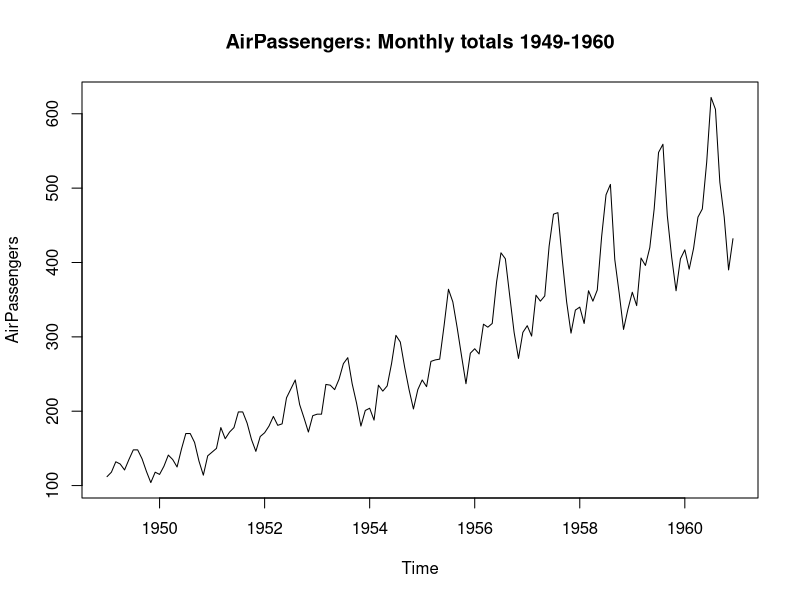
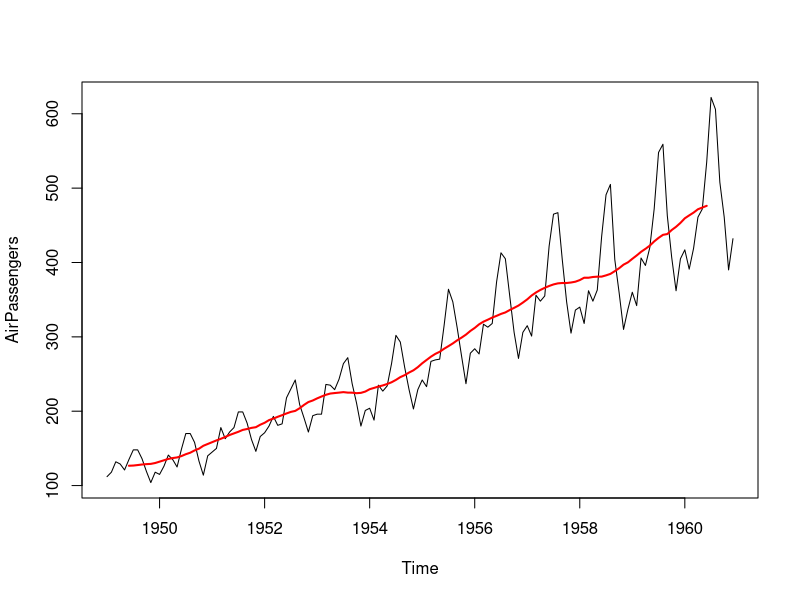
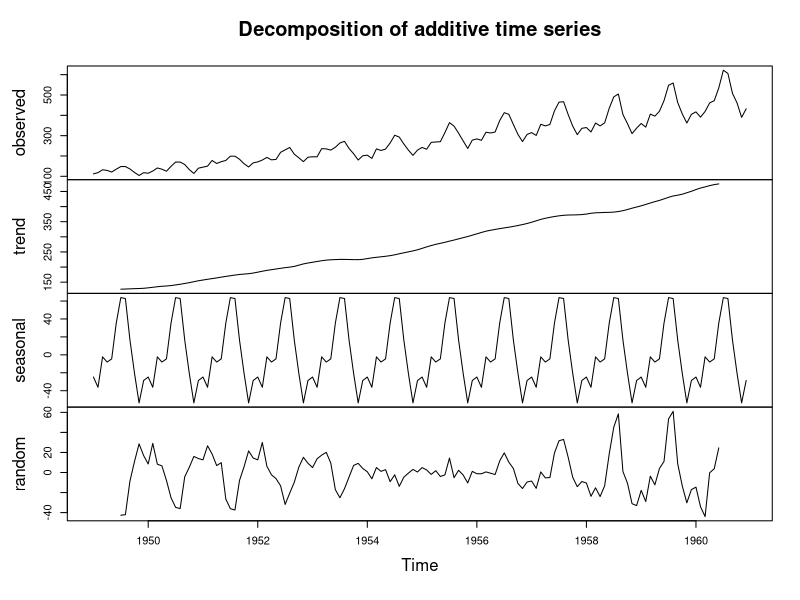
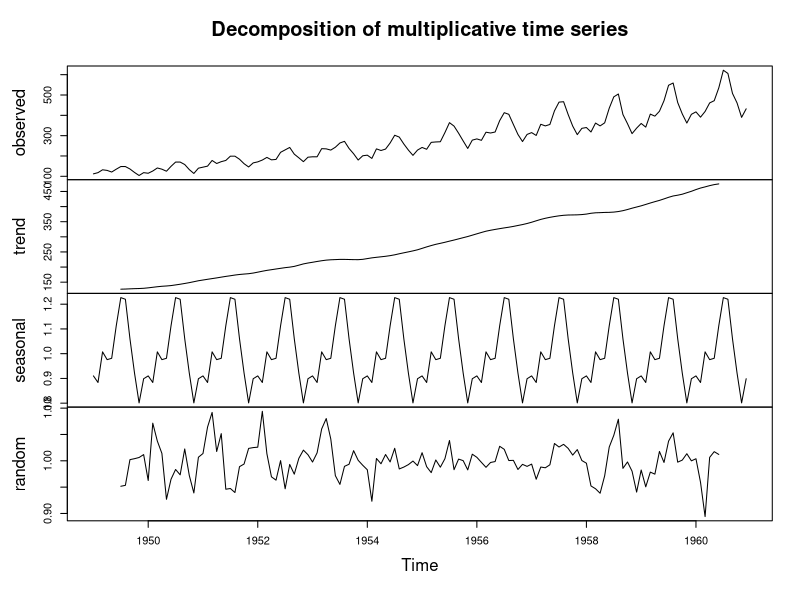

Reproduce these figures in R, in order.
# Practical 11: Time-Series Components & Visualization
# Aim: To visualise a classic time series and decompose it into trend,
# seasonal, and random (irregular) components, both additively and
# multiplicatively.
# Dataset: AirPassengers - monthly international airline passenger totals,
# Jan 1949 to Dec 1960 (built into R).

data("AirPassengers")
plot(AirPassengers, main="AirPassengers: Monthly totals 1949-1960")

ma = filter(AirPassengers, filter=rep(1/12,12), sides=2)
plot(AirPassengers); lines(ma, col="red", lwd=2)

additive <- decompose(AirPassengers, type="additive")
plot(additive)

multiplicative <- decompose(AirPassengers, type="multiplicative")
plot(multiplicative)
